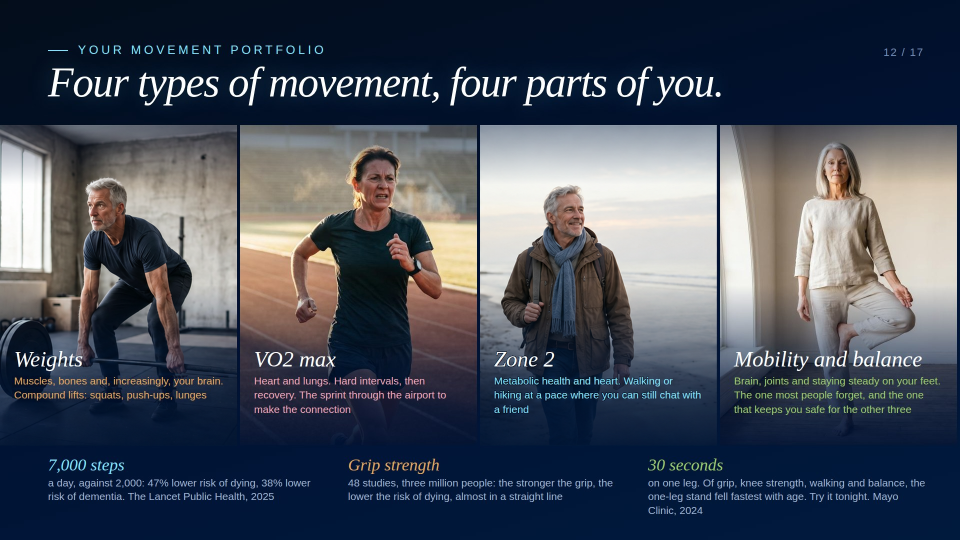
#> input picture slide-canvas/v46/assets/movement.jpg, 1920 x 1080 px, given in place of n12_before_r12.jpg, which was not available (shown at 1/2 size)
$ python build-v46-round12-s15.py 5
#> lines starting #> are read from the running program, lines starting #| are printed output that depends on the picture; pictures that were not available may be replaced by others from this repository, and a replacement may not be noted
### slide-canvas/v46/assets/src/editlib.py
import cv2,numpy as np
from PIL import Image,ImageDraw,ImageFont
from counterlib import textmask,INTER,tw,draw_tracked
PF='/usr/share/fonts/truetype/sand-box/google/Playfair Display/PlayfairDisplay-VariableFont_wght.ttf'
ARIAL='/usr/share/fonts/truetype/liberation/LiberationSans-Regular.ttf'
def erase(img,box,d=28,r=4):
    m=textmask(img,box,d);return cv2.inpaint(img,m,r,cv2.INPAINT_TELEA)
# [19 lines left out: functions erase_color, fill_interp, extract, not called in this run]
def paste(img,patch,alpha,xy):
    x,y=xy;h,w=alpha.shape;a=(alpha.astype(float)/255)[...,None]
    reg=img[y:y+h,x:x+w].astype(float);img[y:y+h,x:x+w]=np.clip(patch*a+reg*(1-a),0,255).astype(np.uint8);return img
# [4 lines left out: function move, not called in this run]
def _full(img,box,a):
    m=np.zeros(img.shape[:2],np.uint8);x0,y0,x1,y1=box;m[y0:y1,x0:x1]=cv2.dilate((a>10).astype(np.uint8)*255,np.ones((5,5),np.uint8));return m
def font(path,size,w=None):
    f=ImageFont.truetype(path,size)
    if w:
        try:f.set_variation_by_axes([w])
        except Exception:pass
    return f
def text(img,xy,s,f,color,anchor='ls',track=0):
    pil=Image.fromarray(cv2.cvtColor(img,cv2.COLOR_BGR2RGB));d=ImageDraw.Draw(pil)
    if track:
        x,y=xy
        if anchor[0]=='r':x-=tw(s,f,track)
        if anchor[0]=='m':x-=tw(s,f,track)/2
        draw_tracked(d,(x,y-f.getmetrics()[0] if anchor[1]=='s' else y),s,f,color,track)
    else: d.text(xy,s,font=f,fill=color,anchor=anchor)
    return cv2.cvtColor(np.array(pil),cv2.COLOR_RGB2BGR)
def wrap(s,f,width):
    words=s.split();lines=[];cur=''
    for w in words:
        t=(cur+' '+w).strip()
        if f.getlength(t)<=width or not cur:cur=t
        else:lines.append(cur);cur=w
    lines.append(cur);return lines
STD=dict(size=28,color=(160,175,200),right=1820,bottom=1018,track=-1.16)
# [8 lines left out: function std_counter, not called in this run]

### slide-canvas/v46/build-v46-round12-s15.py
# slide 15 round 12: write the age gap ONCE, large, orange Playfair italic; paragraph / power line / source re-spaced under it
import sys,os,cv2,numpy as np
H=os.path.dirname(os.path.abspath(__file__));sys.path.insert(0,H+'/assets/src')
from editlib import *
ARIAL='/usr/share/fonts/truetype/liberation/LiberationSans-Regular.ttf'
ARIALB='/usr/share/fonts/truetype/liberation/LiberationSans-Bold.ttf'
PFI='/usr/share/fonts/truetype/sand-box/google/Playfair Display/PlayfairDisplay-Italic-VariableFont_wght.ttf'
im=cv2.imread('/workspace/n12_before_r12.jpg')
#> im is the input picture: shape (1080, 1920, 3); mean B, G, R 89.1, 76.1, 69.1
box=(806,690,1208,1074)
x0,y0,x1,y1=box;f32=im.astype(np.float32)
Lc=np.median(f32[y0:y1,x0+12:x0+28],1);Rc=np.median(f32[y0:y1,x1-28:x1-12],1)
#> after `Lc = np.median(f32[y0:y1, x0 + 12:x0 + 28], 1)`: Lc = 384 rows, first 8: [66, 62.5, 84.5], [66, 62, 85], [66, 63, 82.5], [65, 62, 81.5], [64, 62, 81], [64, 62, 80.5], [66.5, 64, 80], [72.5, 68, 84]
#> after `Rc = np.median(f32[y0:y1, x1 - 28:x1 - 12], 1)`: Rc = 384 rows, first 8: [44, 35.5, 33], [47, 37.5, 36], [49, 38, 36], [50.5, 40.5, 38.5], [50.5, 41.5, 39], [51, 41, 38.5], [50.5, 40, 38], [52, 41, 39]
Lc=cv2.GaussianBlur(Lc[:,None,:],(0,0),sigmaX=0.1,sigmaY=10)[:,0];Rc=cv2.GaussianBlur(Rc[:,None,:],(0,0),sigmaX=0.1,sigmaY=10)[:,0]
#> after `Lc = cv2.GaussianBlur(Lc[:, None, :], (0, 0), sigmaX=0.1, sigmaY=10)[:`: Lc = 384 rows, first 8: [71.22, 66.33, 81.68], [71.22, 66.31, 81.65], [71.23, 66.27, 81.57], [71.24, 66.21, 81.42], [71.25, 66.12, 81.22], [71.25, 65.99, 80.96], [71.25, 65.83, 80.64], [71.24, 65.63, 80.27]
#> after `Rc = cv2.GaussianBlur(Rc[:, None, :], (0, 0), sigmaX=0.1, sigmaY=10)[:`: Rc = 384 rows, first 8: [49.91, 39.25, 36.56], [49.9, 39.24, 36.55], [49.9, 39.21, 36.5], [49.88, 39.16, 36.41], [49.86, 39.1, 36.3], [49.83, 39.01, 36.15], [49.8, 38.9, 35.98], [49.76, 38.78, 35.77]
t=np.linspace(0,1,x1-x0)[None,:,None];bg=Lc[:,None,:]*(1-t)+Rc[:,None,:]*t
#> after `bg = Lc[:, None, :] * (1 - t) + Rc[:, None, :] * t`:
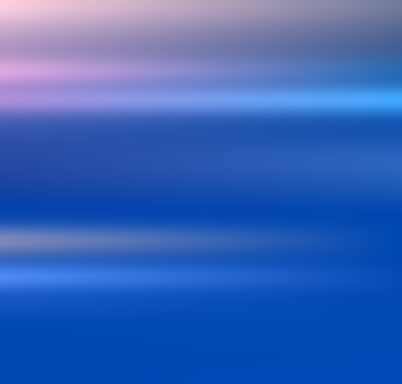
#> bg: shape (384, 402, 3) float64; mean of channels 0, 1, 2 59.6, 32.1, 18; drawn with min black and max white
bg=bg+np.random.RandomState(3).randn(y1-y0,x1-x0,1).astype(np.float32)*0+cv2.GaussianBlur(np.random.RandomState(4).randn(y1-y0,x1-x0).astype(np.float32),(0,0),0.8)[...,None]*1.4
a=np.ones((y1-y0,x1-x0),np.float32);a[:,:12]=np.linspace(0,1,12)[None];a[:,-12:]=np.linspace(1,0,12)[None];a[:10]*=np.linspace(0,1,10)[:,None];a[-10:]*=np.linspace(1,0,10)[:,None]
f32[y0:y1,x0:x1]=f32[y0:y1,x0:x1]*(1-a[...,None])+bg*a[...,None];im=np.clip(f32,0,255).astype(np.uint8)
cx=1007;orange=(232,178,104);gold=(240,190,112)
S=int(sys.argv[1]) if len(sys.argv)>1 else 52
f=font(PFI,S,400)
im=text(im,(cx,806),"12.4-year age gap",f,orange,anchor='ms')
#> in text, `return cv2.cvtColor(np.array(pil),cv2.COLOR_RGB2BGR)`:
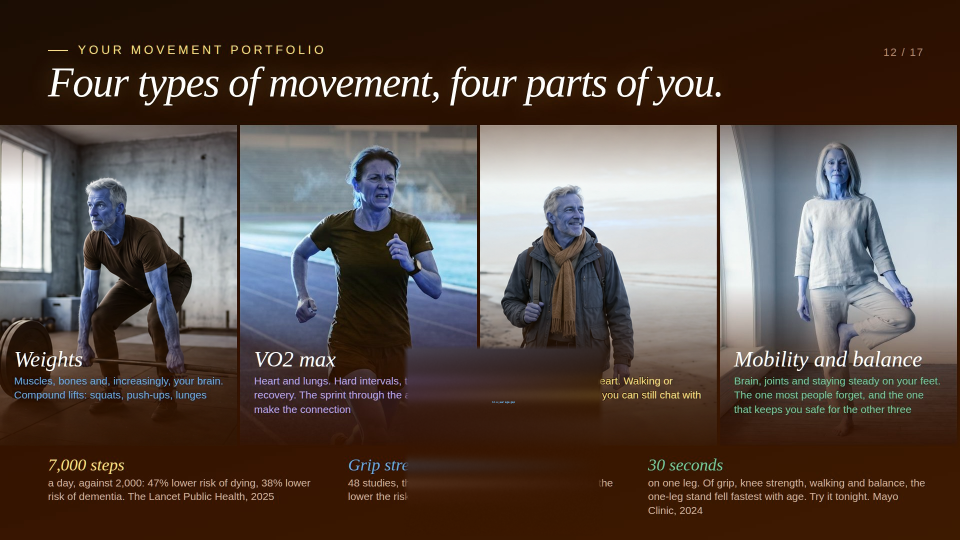
#> returned value: shape (1080, 1920, 3) (shown at 1/2 size); mean R, G, B 88.7, 75.7, 68.9
pf=font(ARIAL,25)
for i,l in enumerate(wrap("The gap between how long Americans live and how long they live in good health.",pf,350)):
    im=text(im,(cx,862+i*32),l,pf,(232,236,243),anchor='ms')
im=text(im,(cx,974),"The widest in the world.",font(ARIALB,29),gold,anchor='ms')
sf=font(ARIAL,21)
for i,l in enumerate(wrap("Worldwide, 9.6. Mayo Clinic, 183 countries, December 2024.",sf,350)):
    im=text(im,(cx,1016+i*27),l,sf,(190,200,215),anchor='ms')
#> this loop made 2 passes
#> pass 1, in text (call 6), `pil = Image.fromarray(cv2.cvtColor(img, cv2.COLOR_BGR2RGB))`:
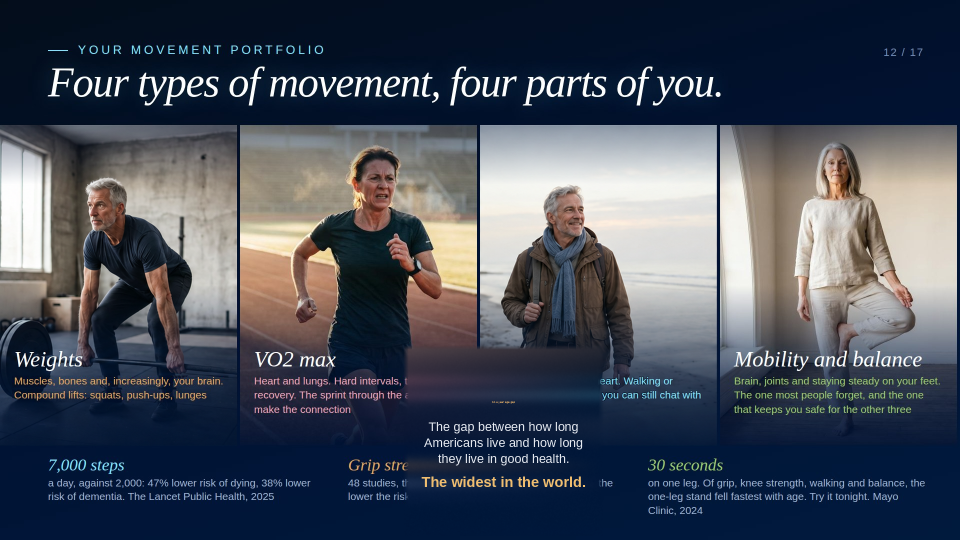
#> pil: PIL image 1920x1080 RGB (shown at 1/2 size); mean R, G, B 69.6, 76.3, 89.1
cv2.imwrite('assets/n12-sameage.jpg',im,[cv2.IMWRITE_JPEG_QUALITY,95])
cv2.imwrite('/workspace/s15_r12_blk_c.png',im[660:1080,760:1260])
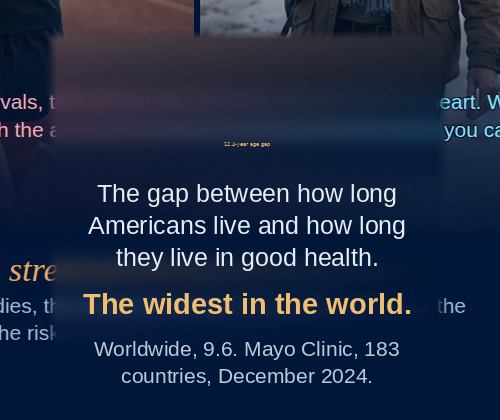
#> saved as s15_r12_blk_c.png: shape (420, 500, 3); mean B, G, R 66.4, 42, 29.7
cv2.imwrite('/workspace/s15_r12_full_c.png',im)
print(f.getlength("12.4-year age gap"))

$ run again, on slide-canvas/v46/assets/n02-why.jpg
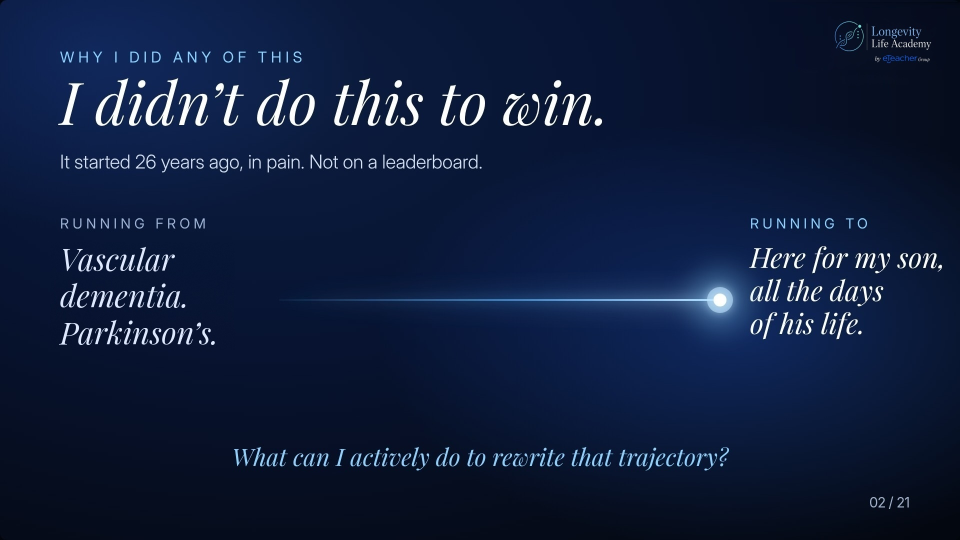
#> input picture slide-canvas/v46/assets/n02-why.jpg, 1920 x 1080 px, given in place of n12_before_r12.jpg, which was not available (shown at 1/2 size)
#> im is the input picture: shape (1080, 1920, 3); mean B, G, R 60.1, 29.7, 15.6
#> Lc = 384 rows, first 8: [52, 20, 7], [52, 20, 7], [52, 20, 7], [52, 20, 7], [52, 20, 7], [52, 20, 7], [52, 20, 7], [52, 20, 7]
#> `Rc = np.median(f32[y0:y1, x1 - 28:x1 - 12], 1)`: Rc = 384 rows, first 8: [74, 31, 12], [74, 31, 12], [75, 32, 13], [75, 32, 13], [75, 32, 13], [74, 31, 12], [74.5, 31.5, 12.5], [74.5, 31.5, 12.5]
#> `Rc = cv2.GaussianBlur(Rc[:, None, :], (0, 0), sigmaX=0.1, sigmaY=10)[:`: Rc = 384 rows, first 8: [74.43, 31.43, 12.43], [74.43, 31.43, 12.43], [74.43, 31.43, 12.43], [74.42, 31.42, 12.42], [74.41, 31.41, 12.41], [74.4, 31.4, 12.4], [74.39, 31.39, 12.39], [74.38, 31.38, 12.38]
#> in text, `return cv2.cvtColor(np.array(pil),cv2.COLOR_RGB2BGR)`:
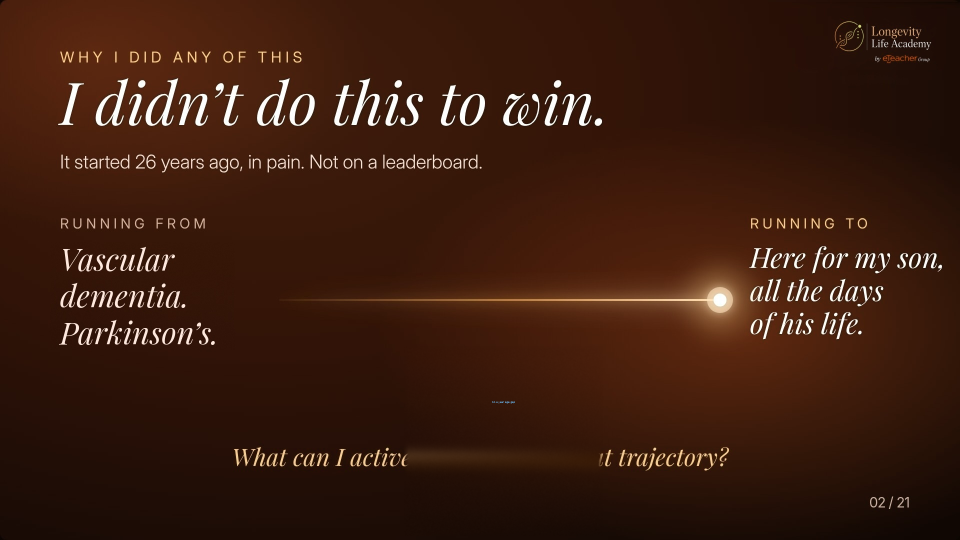
#> returned value: shape (1080, 1920, 3) (shown at 1/2 size); mean R, G, B 60, 29.5, 15.4
#> `cv2.imwrite('/workspace/s15_r12_blk_c.png',im[660:1080,760:1260])`:
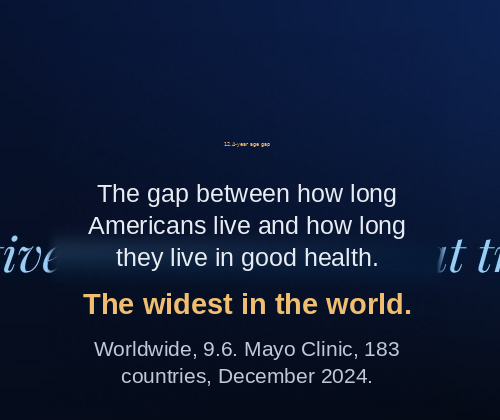
#> saved as s15_r12_blk_c.png: shape (420, 500, 3); mean B, G, R 55.7, 29.7, 18
